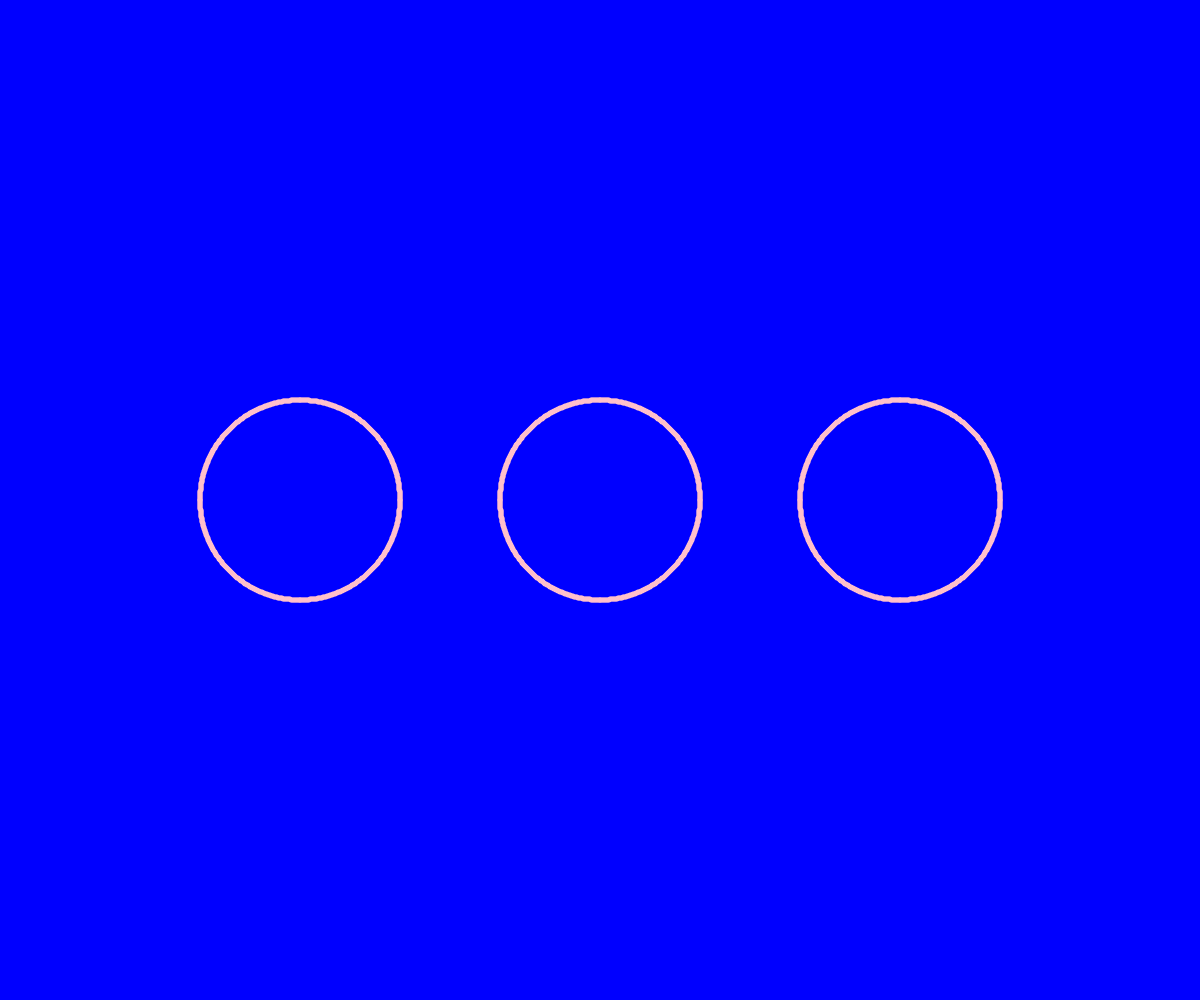
Frame 1 (no input)
Frame 60 (no input): identical to frame 1, image omitted
Frame 120 (the mouse pressed at the canvas centre since frame 60): identical to frame 1, image omitted

The p5.js sketch that drew this single still picture (run headless with seeded random() and noise() and a simulated clock; from frame 60 on, the mouse is pressed at the canvas centre):

// p5.js sketch
// ── sketch.js
function setup() {
  createCanvas(windowWidth, windowHeight);
  circle1x = width / 4;
  circle2X = width / 2;
  circle3X = (width / 4) * 3;
  circleY = height / 2;
  r = 100;
}

function draw() {
  background("blue");
  stroke("pink");
  strokeWeight(5);
  circuloPuntoMedio(circle1x, circleY, r);
  circuloPuntoMedio(circle2X, circleY, r);
  circuloPuntoMedio(circle3X, circleY, r);
  n = parseInt(prompt("Ingresa la cantidad de lineas en los circulos: "));
  angle = (2 * PI) / n;
  for (let i = 0; i < n; i++) {
    let xLinea = circle1x + r * cos(i * angle);
    let yLinea = circleY + r * sin(i * angle);
    puntoA = new punto(circle1x, circleY);
    puntoB = new punto(xLinea, yLinea);
    drawPuntos(puntoPendiente(puntoA, puntoB));
  }
  for (let i = 0; i < n; i++) {
    let xLinea = circle2X + r * cos(i * angle);
    let yLinea = circleY + r * sin(i * angle);
    puntoA = new punto(circle2X, circleY);
    puntoB = new punto(xLinea, yLinea);
    lineasDDA(puntoA, puntoB);
  }
  for (let i = 0; i < n; i++) {
    let xLinea = circle3X + r * cos(i * angle);
    let yLinea = circleY + r * sin(i * angle);
    puntoA = new punto(circle3X, circleY);
    puntoB = new punto(xLinea, yLinea);
    lineasBresenham(puntoA, puntoB);
  }
}

function drawPuntos(puntos) {
    for (let punto of puntos) {
      punto.draw();
      print(punto.x);
    }
  }

function puntoPendiente(punto1, punto2) {
  puntos = [];
  aumentoX = 0;
  if (punto1.x > punto2.x) {
    aumentoX = -1;
  } else if (punto1.x < punto2.x) {
    aumentoX = 1;
  }
  if (punto1.x === punto2.x) {
    x = punto1.x;
    if (punto1.y > punto2.y) {
      aumentoY = -1;
    } else {
      aumentoY = 1;
    }
    if (aumentoY == 1) {
      for (let y = punto1.y; y < punto2.y; y += aumentoY) {
        puntos.push(new punto(x, y));
      }
    } else {
      for (let y = punto1.y; y > punto2.y; y += aumentoY) {
        puntos.push(new punto(x, y));
      }
    }
  } else {
    m = (punto2.y - punto1.y) / (punto2.x - punto1.x);
    b = punto1.y - m * punto1.x;
    if (aumentoX == 1) {
      for (let x = punto1.x; x < punto2.x; x += aumentoX) {
        y = m * x + b;
        puntos.push(new punto(x, y));
      }
    } else {
      for (let x = punto1.x; x > punto2.x; x += aumentoX) {
        y = m * x + b;
        puntos.push(new punto(x, y));
      }
    }
  }
  return puntos;
}

function lineasDDA(punto1, punto2) {
  let dx = punto2.x - punto1.x;
  let dy = punto2.y - punto1.y;
  let pasos = Math.abs(dx) > Math.abs(dy) ? Math.abs(dx) : Math.abs(dy);
  let aumentoX = dx / pasos;
  let m = dy / pasos;
  let x = punto1.x;
  let y = punto1.y;
  for (let i = 0; i <= pasos; i++) {
    point(x, y);
    x += aumentoX;
    y += m;
  }
}

function lineasBresenham(punto1, punto2) {
  let dx = abs(punto2.x - punto1.x);
  let dy = abs(punto2.y - punto1.y);
  let aumentoX = punto1.x < punto2.x ? 1 : -1;
  let aumentoY = punto1.y < punto2.y ? 1 : -1;
  let err = dx - dy;
  if (aumentoX == 1) {
    if (aumentoY == 1) {
      while (punto1.x <= punto2.x && punto1.y <= punto2.y) {
        point(punto1.x, punto1.y);
        let e2 = 2 * err;
        if (e2 > -dy) {
          err -= dy;
          punto1.x += aumentoX;
        }
        if (e2 < dx) {
          err += dx;
          punto1.y += aumentoY;
        }
      }
    } else if (aumentoY == -1) {
      while (punto1.x <= punto2.x && punto1.y >= punto2.y) {
        point(punto1.x, punto1.y);
        let e2 = 2 * err;
        if (e2 > -dy) {
          err -= dy;
          punto1.x += aumentoX;
        }
        if (e2 < dx) {
          err += dx;
          punto1.y += aumentoY;
        }
      }
    }
  } else if (aumentoX == -1) {
    if (aumentoY == 1) {
      while (punto1.x >= punto2.x && punto1.y <= punto2.y) {
        point(punto1.x, punto1.y);
        let e2 = 2 * err;
        if (e2 > -dy) {
          err -= dy;
          punto1.x += aumentoX;
        }
        if (e2 < dx) {
          err += dx;
          punto1.y += aumentoY;
        }
      }
    } else if (aumentoY == -1) {
      while (punto1.x >= punto2.x && punto1.y >= punto2.y) {
        point(punto1.x, punto1.y);
        let e2 = 2 * err;
        if (e2 > -dy) {
          err -= dy;
          punto1.x += aumentoX;
        }
        if (e2 < dx) {
          err += dx;
          punto1.y += aumentoY;
        }
      }
    }
  }
}

function circuloPuntoMedio(x, y, radio) {
  let xAux = 0;
  let yAux = radio;
  let d = 1 - radio;
  while (xAux <= yAux) {
    point(x + xAux, y + yAux);
    point(x + yAux, y + xAux);
    point(x - xAux, y + yAux);
    point(x - yAux, y + xAux);
    point(x + xAux, y - yAux);
    point(x + yAux, y - xAux);
    point(x - xAux, y - yAux);
    point(x - yAux, y - xAux);
    if (d < 0) {
      d += 2 * xAux + 3;
    } else {
      d += 2 * (xAux - yAux) + 5;
      yAux--;
    }
    xAux++;
  }
}
// ── punto.js
class punto {
  constructor(x, y) {
    this.x = x;
    this.y = y;
  }

  draw() {
    stroke("#000");
    point(this.x, this.y);
  }
}
